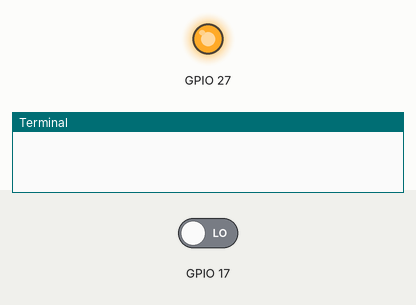
This program was run on a simulated Raspberry Pi (BCM pin numbers). Parts: output pins drawn as LEDs (lit = HIGH), the last lines printed to the terminal. Inputs (shaded band) come from the test bench; at power-on: GPIO 17 LOW. The clock reads 2024-03-15 10:24:30 at power-on unless the program sets it.

Above: at 1.2 s.
1.3 s: GPIO 17 driven HIGH
At 2.5 s:
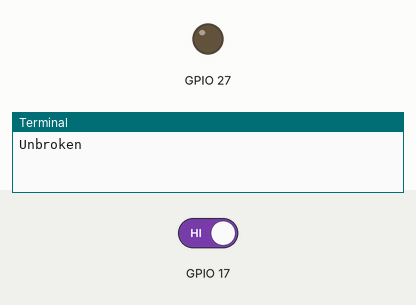
2.8 s: GPIO 17 driven LOW
At 3.8 s:
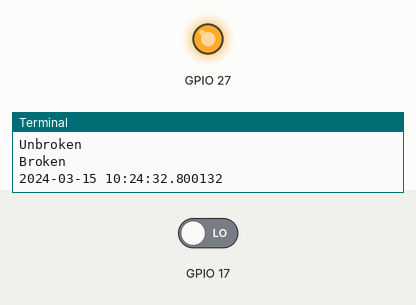
Timing chart, 0 to 5.8 s (numbered marks = the images above; inputs shaded):
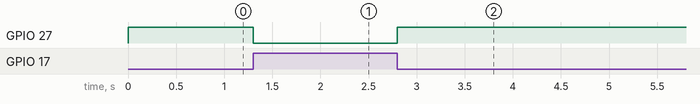

Measured:
- after the input at 1.3 s, GPIO 27: HIGH → LOW at once
- after the input at 2.8 s, GPIO 27: LOW → HIGH at once

The program:

Ir3.py
```python
import RPi.GPIO as GPIO
import time
from datetime import datetime

GPIO.setmode(GPIO.BCM)
GPIO.setup(17,GPIO.IN)
GPIO.setup(17,GPIO.OUT)
GPIO.setup(27,GPIO.OUT)
GPIO.output(17,GPIO.HIGH)
GPIO.setup(17,GPIO.IN)

sensorState=GPIO.LOW
lastState=GPIO.LOW

while True:

    if GPIO.input(17)==GPIO.HIGH :
        sensorState=GPIO.HIGH
    else :
        sensorState=GPIO.LOW
    #sensorState=GPIO.input(17)

    if sensorState==GPIO.LOW :
        GPIO.output(27,GPIO.HIGH)
    else :
        GPIO.output(27,GPIO.LOW)
    if (sensorState and (not lastState)) :
        print("Unbroken")
    if ((not sensorState) and lastState) :
        print("Broken")
        print datetime.now()
    #else :
        #print ("Unbroken")
    #time.sleep(0.2)
    lastState=sensorState
```
